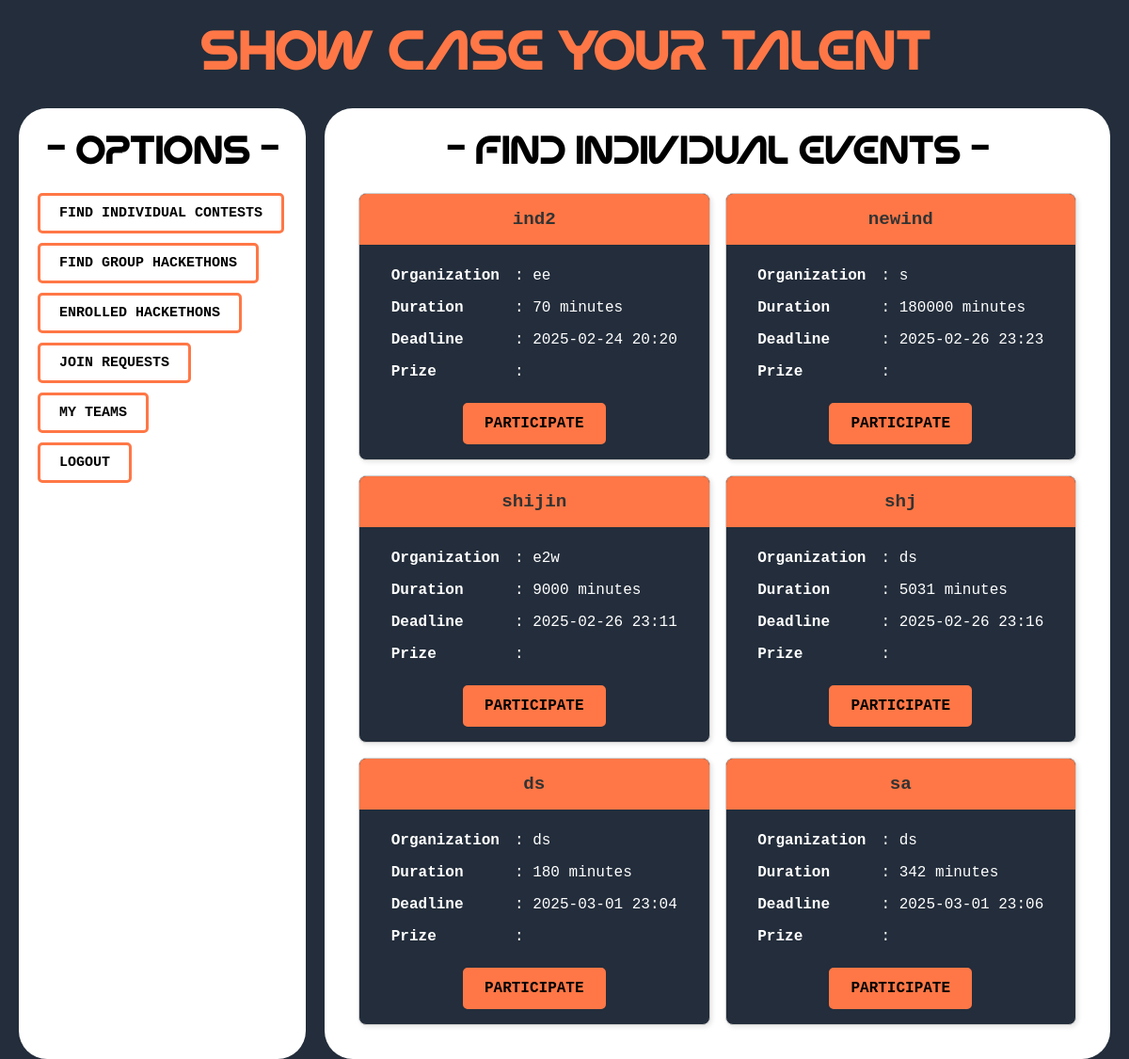
The app's page /competitor/find_individual_events/ with its own data.
### host/models.py (models this page shows, shortened)
class IndividualEvent(models.Model):
    hackathon_name = models.CharField(max_length=200)
    organization = models.CharField(max_length=200)
    start_datetime = models.DateTimeField(auto_now_add=True)
    last_submission_datetime = models.DateTimeField()
    time_duration = models.IntegerField(help_text="Duration in minutes")
    price = models.DecimalField(max_digits=10, decimal_places=2,null=True, blank=True)
    problems = models.ManyToManyField('Problem', related_name="individual_events")
    created_by = models.ForeignKey(settings.AUTH_USER_MODEL, on_delete=models.CASCADE, related_name="individual_events")

### competitor/views.py (the view)
# urls.py: path('find_individual_events/',views.find_individual_events,name='find_individual_events'),
def find_individual_events(request):
    individual_events = IndividualEvent.objects.all()
    return render(request,'competitor/find_individual_events.html',{"individual_events":individual_events})

### templates/competitor/find_individual_events.html (shortened to what this page needs)
{% extends "competitor/competitor_dashboard.html" %}
{% block right_div %}
<h1 style="text-align: center; color: black;">- Find Individual Events -</h1>
{% if individual_events %}
    <div class="cards-container" style="display: grid; grid-template-columns: repeat(2, 1fr); gap: 16px;">
        {% for event in individual_events %}
            <div class="card">
                <div class="hackathon_name">
                    {{ event.hackathon_name }}
                </div>
                <div style="padding: 16px; text-align: center;">
                    <table style="margin: 0 auto; text-align: left; border-collapse: collapse; color: white;">
                        <tr>
                            <td style="padding: 8px;"><strong>Organization</strong></td>
                            <td style="padding: 8px;">: {{ event.organization }}</td>
                        </tr>
                        <tr>
                            <td style="padding: 8px;"><strong>Duration</strong></td>
                            <td style="padding: 8px;">: {{ event.time_duration }} minutes</td>
                        </tr>
                        <tr>
                            <td style="padding: 8px;"><strong>Deadline</strong></td>
                            <td style="padding: 8px;">: {{ event.last_submission_datetime|date:"Y-m-d H:i" }}</td>
                        </tr>
                        <tr>
                            <td style="padding: 8px;"><strong>Prize</strong></td>
                            <td style="padding: 8px;">: {{ event.prize }}</td>
                        </tr>
                    </table>
                    <div style="text-align: center; margin-top: 16px;">
                        <a href="{% url "competitor:ind_event_dashboard" event.id  %}" class="btn-like">
                            PARTICIPATE
                        </a>
                    </div>
                </div>
            </div>
        {% endfor %}
    </div>
{% else %}
    <p>No individual events found.</p>
{% endif %}
{% endblock right_div %}

### records on screen
IndividualEvent: hackathon_name "ind2", organization "ee", time_duration "70", last_submission_datetime "2025-02-24 20:20"
IndividualEvent: hackathon_name "newind", organization "s", time_duration "180000", last_submission_datetime "2025-02-26 23:23"
IndividualEvent: hackathon_name "shijin", organization "e2w", time_duration "9000", last_submission_datetime "2025-02-26 23:11"
IndividualEvent: hackathon_name "shj", organization "ds", time_duration "5031", last_submission_datetime "2025-02-26 23:16"
IndividualEvent: hackathon_name "ds", organization "ds", time_duration "180", last_submission_datetime "2025-03-01 23:04"
IndividualEvent: hackathon_name "sa", organization "ds", time_duration "342", last_submission_datetime "2025-03-01 23:06"
